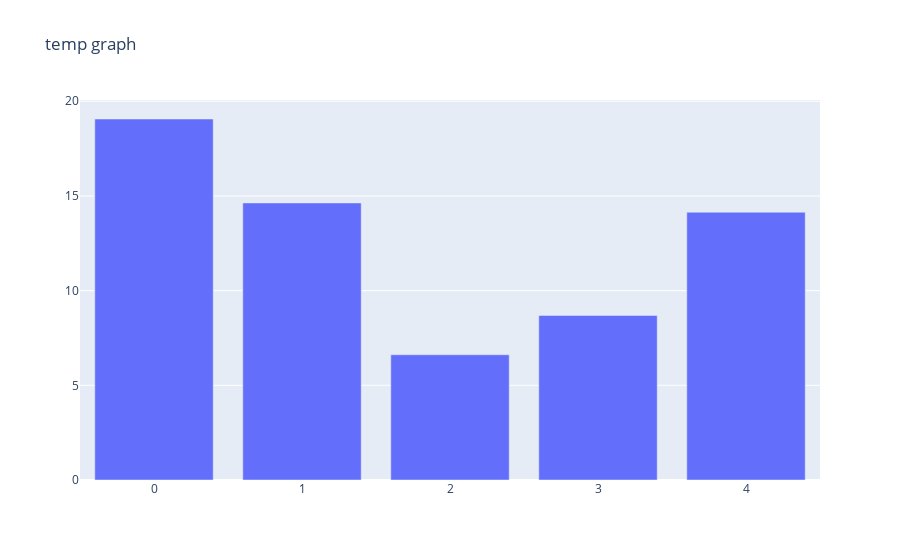

The notebook cell this image was saved under:
### Code cell
fig=go.Figure(data=[go.Bar(y=weather["Temperature AVG"].head())],
             layout_title_text="temp graph")

fig.show()

### Figure 1 — Plotly figure (JSON) as saved in the notebook; plotly's stock layout.template omitted (floating-point values rounded to 4 significant figures)
{"data": [{"type": "bar", "y": [19.06, 14.63, 6.614, 8.687, 14.14]}], "layout": {"autosize": true, "title": {"text": "temp graph"}, "xaxis": {"autorange": true, "range": [-0.5, 4.5]}, "yaxis": {"autorange": true, "range": [0, 20.07], "type": "linear"}}}
